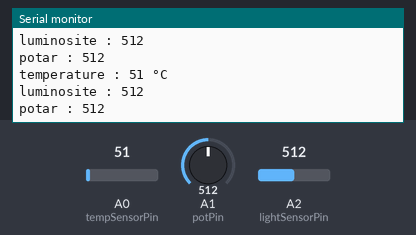
Bench run of a sketch on a simulated Arduino Uno, built with avr-gcc and run on an emulated ATmega328P. Shown: the last lines printed to the serial monitor. Inputs (shaded band) come from the test bench; at power-on: A0 (tempSensorPin) = 51, A1 (potPin) = 512, A2 (lightSensorPin) = 512.

Above: at 3.8 s.
3.9 s: A0 (tempSensorPin) set to 61
At 6.4 s:
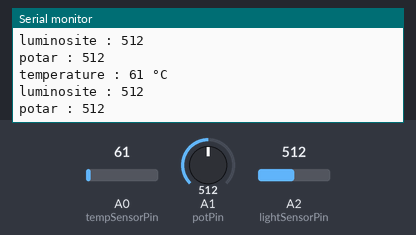
7.8 s: A1 (potPin) set to 716
At 9.9 s:
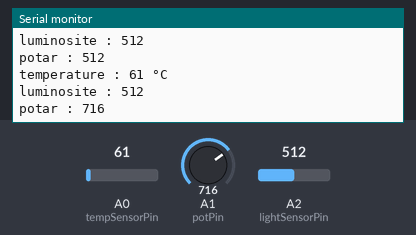
11.7 s: A2 (lightSensorPin) set to 716
At 13.5 s:
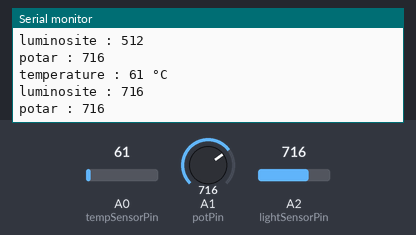
15.6 s: A0 (tempSensorPin) set to 71
At 19.2 s:
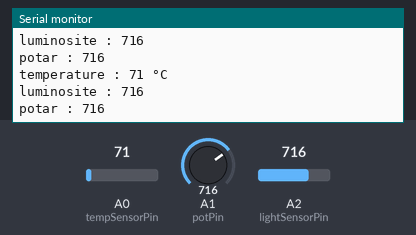
19.5 s: A1 (potPin) set to 900
At 21.7 s:
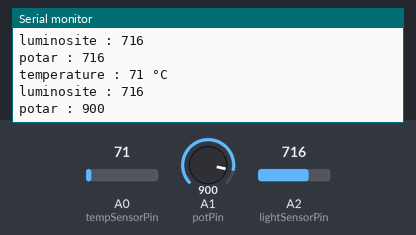
23.4 s: A2 (lightSensorPin) set to 900
At 25.2 s:
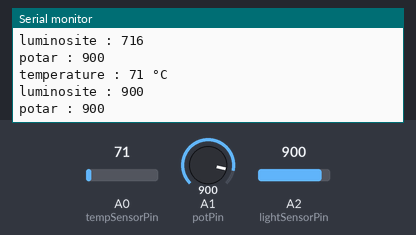
Timing chart, 0 to 26.7 s (numbered marks = the images above; inputs shaded):
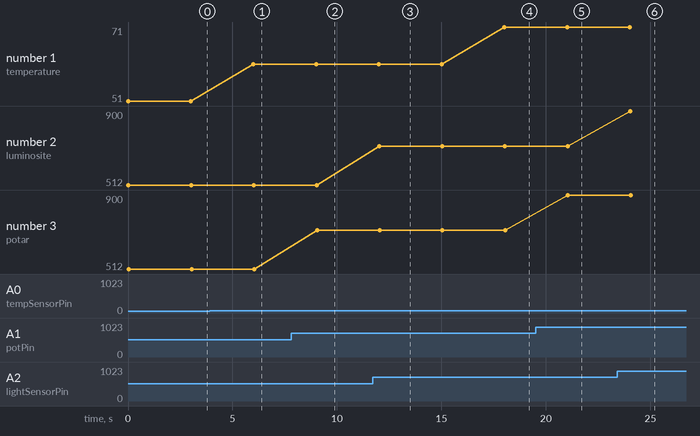

The sketch:

capteurs.ino
```cpp
const int tempSensorPin = A0;
const int lightSensorPin = A2;
const int potPin = A1;

void setup() {
  Serial.begin(9600);
}

void loop() {
 int temperature = analogRead(tempSensorPin);
 int light = analogRead(lightSensorPin);
 int pot = analogRead(potPin);

 Serial.print("temperature : ");
 Serial.print(temperature);
 Serial.println(" °C");
 Serial.print("luminosite : ");
 Serial.println(light);
 Serial.print("potar : ");
 Serial.println(pot);
 delay(3000);
}
```

Measured:
- after the input at 3.9 s, the serial monitor: prints a new line after 2.1 s (image 1)
- after the input at 7.8 s, the serial monitor: prints a new line after 1.2 s (image 2)
- after the input at 11.7 s, the serial monitor: prints a new line after 0.33 s (image 3)
- after the input at 15.6 s, the serial monitor: prints a new line after 2.4 s (image 4)
- after the input at 19.5 s, the serial monitor: prints a new line after 1.6 s (image 5)
- after the input at 23.4 s, the serial monitor: prints a new line after 0.63 s (image 6)
- plotted number 1: 51 → 61 after the input at 3.9 s, 61 → 71 after the input at 15.6 s
- plotted number 3: 512 → 716 after the input at 7.8 s, 716 → 900 after the input at 19.5 s
